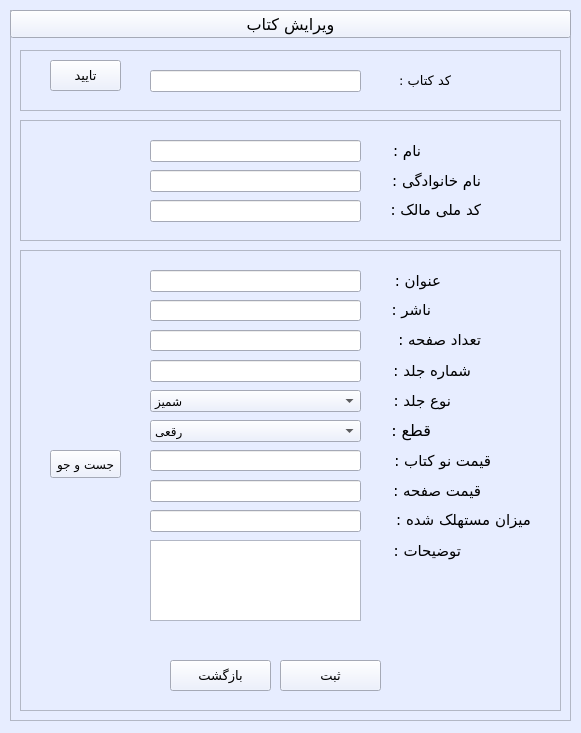
<?xml version="1.0" encoding="UTF-8"?>
<ui version="4.0">
 <class>edite_book</class>
 <widget class="QWidget" name="edite_book">
  <property name="geometry">
   <rect>
    <x>0</x>
    <y>0</y>
    <width>581</width>
    <height>733</height>
   </rect>
  </property>
  <property name="minimumSize">
   <size>
    <width>581</width>
    <height>733</height>
   </size>
  </property>
  <property name="maximumSize">
   <size>
    <width>581</width>
    <height>733</height>
   </size>
  </property>
  <property name="palette">
   <palette>
    <active>
     <colorrole role="WindowText">
      <brush brushstyle="SolidPattern">
       <color alpha="255">
        <red>0</red>
        <green>0</green>
        <blue>0</blue>
       </color>
      </brush>
     </colorrole>
     <colorrole role="Button">
      <brush brushstyle="SolidPattern">
       <color alpha="255">
        <red>231</red>
        <green>237</green>
        <blue>255</blue>
       </color>
      </brush>
     </colorrole>
     <colorrole role="Light">
      <brush brushstyle="SolidPattern">
       <color alpha="255">
        <red>255</red>
        <green>255</green>
        <blue>255</blue>
       </color>
      </brush>
     </colorrole>
     <colorrole role="Midlight">
      <brush brushstyle="SolidPattern">
       <color alpha="255">
        <red>243</red>
        <green>246</green>
        <blue>255</blue>
       </color>
      </brush>
     </colorrole>
     <colorrole role="Dark">
      <brush brushstyle="SolidPattern">
       <color alpha="255">
        <red>115</red>
        <green>118</green>
        <blue>127</blue>
       </color>
      </brush>
     </colorrole>
     <colorrole role="Mid">
      <brush brushstyle="SolidPattern">
       <color alpha="255">
        <red>154</red>
        <green>158</green>
        <blue>170</blue>
       </color>
      </brush>
     </colorrole>
     <colorrole role="Text">
      <brush brushstyle="SolidPattern">
       <color alpha="255">
        <red>0</red>
        <green>0</green>
        <blue>0</blue>
       </color>
      </brush>
     </colorrole>
     <colorrole role="BrightText">
      <brush brushstyle="SolidPattern">
       <color alpha="255">
        <red>255</red>
        <green>255</green>
        <blue>255</blue>
       </color>
      </brush>
     </colorrole>
     <colorrole role="ButtonText">
      <brush brushstyle="SolidPattern">
       <color alpha="255">
        <red>0</red>
        <green>0</green>
        <blue>0</blue>
       </color>
      </brush>
     </colorrole>
     <colorrole role="Base">
      <brush brushstyle="SolidPattern">
       <color alpha="255">
        <red>255</red>
        <green>255</green>
        <blue>255</blue>
       </color>
      </brush>
     </colorrole>
     <colorrole role="Window">
      <brush brushstyle="SolidPattern">
       <color alpha="255">
        <red>231</red>
        <green>237</green>
        <blue>255</blue>
       </color>
      </brush>
     </colorrole>
     <colorrole role="Shadow">
      <brush brushstyle="SolidPattern">
       <color alpha="255">
        <red>0</red>
        <green>0</green>
        <blue>0</blue>
       </color>
      </brush>
     </colorrole>
     <colorrole role="AlternateBase">
      <brush brushstyle="SolidPattern">
       <color alpha="255">
        <red>243</red>
        <green>246</green>
        <blue>255</blue>
       </color>
      </brush>
     </colorrole>
     <colorrole role="ToolTipBase">
      <brush brushstyle="SolidPattern">
       <color alpha="255">
        <red>255</red>
        <green>255</green>
        <blue>220</blue>
       </color>
      </brush>
     </colorrole>
     <colorrole role="ToolTipText">
      <brush brushstyle="SolidPattern">
       <color alpha="255">
        <red>0</red>
        <green>0</green>
        <blue>0</blue>
       </color>
      </brush>
     </colorrole>
    </active>
    <inactive>
     <colorrole role="WindowText">
      <brush brushstyle="SolidPattern">
       <color alpha="255">
        <red>0</red>
        <green>0</green>
        <blue>0</blue>
       </color>
      </brush>
     </colorrole>
     <colorrole role="Button">
      <brush brushstyle="SolidPattern">
       <color alpha="255">
        <red>231</red>
        <green>237</green>
        <blue>255</blue>
       </color>
      </brush>
     </colorrole>
     <colorrole role="Light">
      <brush brushstyle="SolidPattern">
       <color alpha="255">
        <red>255</red>
        <green>255</green>
        <blue>255</blue>
       </color>
      </brush>
     </colorrole>
     <colorrole role="Midlight">
      <brush brushstyle="SolidPattern">
       <color alpha="255">
        <red>243</red>
        <green>246</green>
        <blue>255</blue>
       </color>
      </brush>
     </colorrole>
     <colorrole role="Dark">
      <brush brushstyle="SolidPattern">
       <color alpha="255">
        <red>115</red>
        <green>118</green>
        <blue>127</blue>
       </color>
      </brush>
     </colorrole>
     <colorrole role="Mid">
      <brush brushstyle="SolidPattern">
       <color alpha="255">
        <red>154</red>
        <green>158</green>
        <blue>170</blue>
       </color>
      </brush>
     </colorrole>
     <colorrole role="Text">
      <brush brushstyle="SolidPattern">
       <color alpha="255">
        <red>0</red>
        <green>0</green>
        <blue>0</blue>
       </color>
      </brush>
     </colorrole>
     <colorrole role="BrightText">
      <brush brushstyle="SolidPattern">
       <color alpha="255">
        <red>255</red>
        <green>255</green>
        <blue>255</blue>
       </color>
      </brush>
     </colorrole>
     <colorrole role="ButtonText">
      <brush brushstyle="SolidPattern">
       <color alpha="255">
        <red>0</red>
        <green>0</green>
        <blue>0</blue>
       </color>
      </brush>
     </colorrole>
     <colorrole role="Base">
      <brush brushstyle="SolidPattern">
       <color alpha="255">
        <red>255</red>
        <green>255</green>
        <blue>255</blue>
       </color>
      </brush>
     </colorrole>
     <colorrole role="Window">
      <brush brushstyle="SolidPattern">
       <color alpha="255">
        <red>231</red>
        <green>237</green>
        <blue>255</blue>
       </color>
      </brush>
     </colorrole>
     <colorrole role="Shadow">
      <brush brushstyle="SolidPattern">
       <color alpha="255">
        <red>0</red>
        <green>0</green>
        <blue>0</blue>
       </color>
      </brush>
     </colorrole>
     <colorrole role="AlternateBase">
      <brush brushstyle="SolidPattern">
       <color alpha="255">
        <red>243</red>
        <green>246</green>
        <blue>255</blue>
       </color>
      </brush>
     </colorrole>
     <colorrole role="ToolTipBase">
      <brush brushstyle="SolidPattern">
       <color alpha="255">
        <red>255</red>
        <green>255</green>
        <blue>220</blue>
       </color>
      </brush>
     </colorrole>
     <colorrole role="ToolTipText">
      <brush brushstyle="SolidPattern">
       <color alpha="255">
        <red>0</red>
        <green>0</green>
        <blue>0</blue>
       </color>
      </brush>
     </colorrole>
    </inactive>
    <disabled>
     <colorrole role="WindowText">
      <brush brushstyle="SolidPattern">
       <color alpha="255">
        <red>115</red>
        <green>118</green>
        <blue>127</blue>
       </color>
      </brush>
     </colorrole>
     <colorrole role="Button">
      <brush brushstyle="SolidPattern">
       <color alpha="255">
        <red>231</red>
        <green>237</green>
        <blue>255</blue>
       </color>
      </brush>
     </colorrole>
     <colorrole role="Light">
      <brush brushstyle="SolidPattern">
       <color alpha="255">
        <red>255</red>
        <green>255</green>
        <blue>255</blue>
       </color>
      </brush>
     </colorrole>
     <colorrole role="Midlight">
      <brush brushstyle="SolidPattern">
       <color alpha="255">
        <red>243</red>
        <green>246</green>
        <blue>255</blue>
       </color>
      </brush>
     </colorrole>
     <colorrole role="Dark">
      <brush brushstyle="SolidPattern">
       <color alpha="255">
        <red>115</red>
        <green>118</green>
        <blue>127</blue>
       </color>
      </brush>
     </colorrole>
     <colorrole role="Mid">
      <brush brushstyle="SolidPattern">
       <color alpha="255">
        <red>154</red>
        <green>158</green>
        <blue>170</blue>
       </color>
      </brush>
     </colorrole>
     <colorrole role="Text">
      <brush brushstyle="SolidPattern">
       <color alpha="255">
        <red>115</red>
        <green>118</green>
        <blue>127</blue>
       </color>
      </brush>
     </colorrole>
     <colorrole role="BrightText">
      <brush brushstyle="SolidPattern">
       <color alpha="255">
        <red>255</red>
        <green>255</green>
        <blue>255</blue>
       </color>
      </brush>
     </colorrole>
     <colorrole role="ButtonText">
      <brush brushstyle="SolidPattern">
       <color alpha="255">
        <red>115</red>
        <green>118</green>
        <blue>127</blue>
       </color>
      </brush>
     </colorrole>
     <colorrole role="Base">
      <brush brushstyle="SolidPattern">
       <color alpha="255">
        <red>231</red>
        <green>237</green>
        <blue>255</blue>
       </color>
      </brush>
     </colorrole>
     <colorrole role="Window">
      <brush brushstyle="SolidPattern">
       <color alpha="255">
        <red>231</red>
        <green>237</green>
        <blue>255</blue>
       </color>
      </brush>
     </colorrole>
     <colorrole role="Shadow">
      <brush brushstyle="SolidPattern">
       <color alpha="255">
        <red>0</red>
        <green>0</green>
        <blue>0</blue>
       </color>
      </brush>
     </colorrole>
     <colorrole role="AlternateBase">
      <brush brushstyle="SolidPattern">
       <color alpha="255">
        <red>231</red>
        <green>237</green>
        <blue>255</blue>
       </color>
      </brush>
     </colorrole>
     <colorrole role="ToolTipBase">
      <brush brushstyle="SolidPattern">
       <color alpha="255">
        <red>255</red>
        <green>255</green>
        <blue>220</blue>
       </color>
      </brush>
     </colorrole>
     <colorrole role="ToolTipText">
      <brush brushstyle="SolidPattern">
       <color alpha="255">
        <red>0</red>
        <green>0</green>
        <blue>0</blue>
       </color>
      </brush>
     </colorrole>
    </disabled>
   </palette>
  </property>
  <property name="windowTitle">
   <string>ویرایش کتاب</string>
  </property>
  <widget class="QFrame" name="main_frame">
   <property name="geometry">
    <rect>
     <x>10</x>
     <y>10</y>
     <width>561</width>
     <height>711</height>
    </rect>
   </property>
   <property name="palette">
    <palette>
     <active>
      <colorrole role="WindowText">
       <brush brushstyle="SolidPattern">
        <color alpha="255">
         <red>0</red>
         <green>0</green>
         <blue>0</blue>
        </color>
       </brush>
      </colorrole>
      <colorrole role="Button">
       <brush brushstyle="SolidPattern">
        <color alpha="255">
         <red>231</red>
         <green>237</green>
         <blue>255</blue>
        </color>
       </brush>
      </colorrole>
      <colorrole role="Light">
       <brush brushstyle="SolidPattern">
        <color alpha="255">
         <red>255</red>
         <green>255</green>
         <blue>255</blue>
        </color>
       </brush>
      </colorrole>
      <colorrole role="Midlight">
       <brush brushstyle="SolidPattern">
        <color alpha="255">
         <red>243</red>
         <green>246</green>
         <blue>255</blue>
        </color>
       </brush>
      </colorrole>
      <colorrole role="Dark">
       <brush brushstyle="SolidPattern">
        <color alpha="255">
         <red>115</red>
         <green>118</green>
         <blue>127</blue>
        </color>
       </brush>
      </colorrole>
      <colorrole role="Mid">
       <brush brushstyle="SolidPattern">
        <color alpha="255">
         <red>154</red>
         <green>158</green>
         <blue>170</blue>
        </color>
       </brush>
      </colorrole>
      <colorrole role="Text">
       <brush brushstyle="SolidPattern">
        <color alpha="255">
         <red>0</red>
         <green>0</green>
         <blue>0</blue>
        </color>
       </brush>
      </colorrole>
      <colorrole role="BrightText">
       <brush brushstyle="SolidPattern">
        <color alpha="255">
         <red>255</red>
         <green>255</green>
         <blue>255</blue>
        </color>
       </brush>
      </colorrole>
      <colorrole role="ButtonText">
       <brush brushstyle="SolidPattern">
        <color alpha="255">
         <red>0</red>
         <green>0</green>
         <blue>0</blue>
        </color>
       </brush>
      </colorrole>
      <colorrole role="Base">
       <brush brushstyle="SolidPattern">
        <color alpha="255">
         <red>255</red>
         <green>255</green>
         <blue>255</blue>
        </color>
       </brush>
      </colorrole>
      <colorrole role="Window">
       <brush brushstyle="SolidPattern">
        <color alpha="255">
         <red>231</red>
         <green>237</green>
         <blue>255</blue>
        </color>
       </brush>
      </colorrole>
      <colorrole role="Shadow">
       <brush brushstyle="SolidPattern">
        <color alpha="255">
         <red>0</red>
         <green>0</green>
         <blue>0</blue>
        </color>
       </brush>
      </colorrole>
      <colorrole role="AlternateBase">
       <brush brushstyle="SolidPattern">
        <color alpha="255">
         <red>243</red>
         <green>246</green>
         <blue>255</blue>
        </color>
       </brush>
      </colorrole>
      <colorrole role="ToolTipBase">
       <brush brushstyle="SolidPattern">
        <color alpha="255">
         <red>255</red>
         <green>255</green>
         <blue>220</blue>
        </color>
       </brush>
      </colorrole>
      <colorrole role="ToolTipText">
       <brush brushstyle="SolidPattern">
        <color alpha="255">
         <red>0</red>
         <green>0</green>
         <blue>0</blue>
        </color>
       </brush>
      </colorrole>
     </active>
     <inactive>
      <colorrole role="WindowText">
       <brush brushstyle="SolidPattern">
        <color alpha="255">
         <red>0</red>
         <green>0</green>
         <blue>0</blue>
        </color>
       </brush>
      </colorrole>
      <colorrole role="Button">
       <brush brushstyle="SolidPattern">
        <color alpha="255">
         <red>231</red>
         <green>237</green>
         <blue>255</blue>
        </color>
       </brush>
      </colorrole>
      <colorrole role="Light">
       <brush brushstyle="SolidPattern">
        <color alpha="255">
         <red>255</red>
         <green>255</green>
         <blue>255</blue>
        </color>
       </brush>
      </colorrole>
      <colorrole role="Midlight">
       <brush brushstyle="SolidPattern">
        <color alpha="255">
         <red>243</red>
         <green>246</green>
         <blue>255</blue>
        </color>
       </brush>
      </colorrole>
      <colorrole role="Dark">
       <brush brushstyle="SolidPattern">
        <color alpha="255">
         <red>115</red>
         <green>118</green>
         <blue>127</blue>
        </color>
       </brush>
      </colorrole>
      <colorrole role="Mid">
       <brush brushstyle="SolidPattern">
        <color alpha="255">
         <red>154</red>
         <green>158</green>
         <blue>170</blue>
        </color>
       </brush>
      </colorrole>
      <colorrole role="Text">
       <brush brushstyle="SolidPattern">
        <color alpha="255">
         <red>0</red>
         <green>0</green>
         <blue>0</blue>
        </color>
       </brush>
      </colorrole>
      <colorrole role="BrightText">
       <brush brushstyle="SolidPattern">
        <color alpha="255">
         <red>255</red>
         <green>255</green>
         <blue>255</blue>
        </color>
       </brush>
      </colorrole>
      <colorrole role="ButtonText">
       <brush brushstyle="SolidPattern">
        <color alpha="255">
         <red>0</red>
         <green>0</green>
         <blue>0</blue>
        </color>
       </brush>
      </colorrole>
      <colorrole role="Base">
       <brush brushstyle="SolidPattern">
        <color alpha="255">
         <red>255</red>
         <green>255</green>
         <blue>255</blue>
        </color>
       </brush>
      </colorrole>
      <colorrole role="Window">
       <brush brushstyle="SolidPattern">
        <color alpha="255">
         <red>231</red>
         <green>237</green>
         <blue>255</blue>
        </color>
       </brush>
      </colorrole>
      <colorrole role="Shadow">
       <brush brushstyle="SolidPattern">
        <color alpha="255">
         <red>0</red>
         <green>0</green>
         <blue>0</blue>
        </color>
       </brush>
      </colorrole>
      <colorrole role="AlternateBase">
       <brush brushstyle="SolidPattern">
        <color alpha="255">
         <red>243</red>
         <green>246</green>
         <blue>255</blue>
        </color>
       </brush>
      </colorrole>
      <colorrole role="ToolTipBase">
       <brush brushstyle="SolidPattern">
        <color alpha="255">
         <red>255</red>
         <green>255</green>
         <blue>220</blue>
        </color>
       </brush>
      </colorrole>
      <colorrole role="ToolTipText">
       <brush brushstyle="SolidPattern">
        <color alpha="255">
         <red>0</red>
         <green>0</green>
         <blue>0</blue>
        </color>
       </brush>
      </colorrole>
     </inactive>
     <disabled>
      <colorrole role="WindowText">
       <brush brushstyle="SolidPattern">
        <color alpha="255">
         <red>115</red>
         <green>118</green>
         <blue>127</blue>
        </color>
       </brush>
      </colorrole>
      <colorrole role="Button">
       <brush brushstyle="SolidPattern">
        <color alpha="255">
         <red>231</red>
         <green>237</green>
         <blue>255</blue>
        </color>
       </brush>
      </colorrole>
      <colorrole role="Light">
       <brush brushstyle="SolidPattern">
        <color alpha="255">
         <red>255</red>
         <green>255</green>
         <blue>255</blue>
        </color>
       </brush>
      </colorrole>
      <colorrole role="Midlight">
       <brush brushstyle="SolidPattern">
        <color alpha="255">
         <red>243</red>
         <green>246</green>
         <blue>255</blue>
        </color>
       </brush>
      </colorrole>
      <colorrole role="Dark">
       <brush brushstyle="SolidPattern">
        <color alpha="255">
         <red>115</red>
         <green>118</green>
         <blue>127</blue>
        </color>
       </brush>
      </colorrole>
      <colorrole role="Mid">
       <brush brushstyle="SolidPattern">
        <color alpha="255">
         <red>154</red>
         <green>158</green>
         <blue>170</blue>
        </color>
       </brush>
      </colorrole>
      <colorrole role="Text">
       <brush brushstyle="SolidPattern">
        <color alpha="255">
         <red>115</red>
         <green>118</green>
         <blue>127</blue>
        </color>
       </brush>
      </colorrole>
      <colorrole role="BrightText">
       <brush brushstyle="SolidPattern">
        <color alpha="255">
         <red>255</red>
         <green>255</green>
         <blue>255</blue>
        </color>
       </brush>
      </colorrole>
      <colorrole role="ButtonText">
       <brush brushstyle="SolidPattern">
        <color alpha="255">
         <red>115</red>
         <green>118</green>
         <blue>127</blue>
        </color>
       </brush>
      </colorrole>
      <colorrole role="Base">
       <brush brushstyle="SolidPattern">
        <color alpha="255">
         <red>231</red>
         <green>237</green>
         <blue>255</blue>
        </color>
       </brush>
      </colorrole>
      <colorrole role="Window">
       <brush brushstyle="SolidPattern">
        <color alpha="255">
         <red>231</red>
         <green>237</green>
         <blue>255</blue>
        </color>
       </brush>
      </colorrole>
      <colorrole role="Shadow">
       <brush brushstyle="SolidPattern">
        <color alpha="255">
         <red>0</red>
         <green>0</green>
         <blue>0</blue>
        </color>
       </brush>
      </colorrole>
      <colorrole role="AlternateBase">
       <brush brushstyle="SolidPattern">
        <color alpha="255">
         <red>231</red>
         <green>237</green>
         <blue>255</blue>
        </color>
       </brush>
      </colorrole>
      <colorrole role="ToolTipBase">
       <brush brushstyle="SolidPattern">
        <color alpha="255">
         <red>255</red>
         <green>255</green>
         <blue>220</blue>
        </color>
       </brush>
      </colorrole>
      <colorrole role="ToolTipText">
       <brush brushstyle="SolidPattern">
        <color alpha="255">
         <red>0</red>
         <green>0</green>
         <blue>0</blue>
        </color>
       </brush>
      </colorrole>
     </disabled>
    </palette>
   </property>
   <property name="frameShape">
    <enum>QFrame::StyledPanel</enum>
   </property>
   <property name="frameShadow">
    <enum>QFrame::Sunken</enum>
   </property>
   <widget class="QPushButton" name="editebook_btn">
    <property name="geometry">
     <rect>
      <x>0</x>
      <y>0</y>
      <width>561</width>
      <height>28</height>
     </rect>
    </property>
    <property name="font">
     <font>
      <family>2  Yekan</family>
      <pointsize>12</pointsize>
     </font>
    </property>
    <property name="text">
     <string>ویرایش کتاب</string>
    </property>
   </widget>
   <widget class="QFrame" name="ownerinfo_frame">
    <property name="geometry">
     <rect>
      <x>10</x>
      <y>110</y>
      <width>541</width>
      <height>121</height>
     </rect>
    </property>
    <property name="frameShape">
     <enum>QFrame::StyledPanel</enum>
    </property>
    <property name="frameShadow">
     <enum>QFrame::Sunken</enum>
    </property>
    <widget class="QLineEdit" name="name_entry">
     <property name="geometry">
      <rect>
       <x>130</x>
       <y>20</y>
       <width>211</width>
       <height>22</height>
      </rect>
     </property>
    </widget>
    <widget class="QLineEdit" name="family_entry">
     <property name="geometry">
      <rect>
       <x>130</x>
       <y>50</y>
       <width>211</width>
       <height>22</height>
      </rect>
     </property>
    </widget>
    <widget class="QLineEdit" name="mellicode_entry">
     <property name="geometry">
      <rect>
       <x>130</x>
       <y>80</y>
       <width>211</width>
       <height>22</height>
      </rect>
     </property>
    </widget>
    <widget class="QLabel" name="name_lbl">
     <property name="geometry">
      <rect>
       <x>360</x>
       <y>20</y>
       <width>41</width>
       <height>21</height>
      </rect>
     </property>
     <property name="font">
      <font>
       <family>2  Yekan</family>
       <pointsize>11</pointsize>
      </font>
     </property>
     <property name="text">
      <string>نام :</string>
     </property>
    </widget>
    <widget class="QLabel" name="family_lbl">
     <property name="geometry">
      <rect>
       <x>360</x>
       <y>50</y>
       <width>101</width>
       <height>21</height>
      </rect>
     </property>
     <property name="font">
      <font>
       <family>2  Yekan</family>
       <pointsize>11</pointsize>
      </font>
     </property>
     <property name="text">
      <string>نام خانوادگی :</string>
     </property>
    </widget>
    <widget class="QLabel" name="mellicode_lbl">
     <property name="geometry">
      <rect>
       <x>370</x>
       <y>80</y>
       <width>91</width>
       <height>20</height>
      </rect>
     </property>
     <property name="font">
      <font>
       <family>2  Yekan</family>
       <pointsize>11</pointsize>
      </font>
     </property>
     <property name="text">
      <string>کد ملی مالک :</string>
     </property>
    </widget>
   </widget>
   <widget class="QFrame" name="bookinfo_frame">
    <property name="geometry">
     <rect>
      <x>10</x>
      <y>240</y>
      <width>541</width>
      <height>461</height>
     </rect>
    </property>
    <property name="frameShape">
     <enum>QFrame::StyledPanel</enum>
    </property>
    <property name="frameShadow">
     <enum>QFrame::Sunken</enum>
    </property>
    <widget class="QLineEdit" name="title_entry">
     <property name="geometry">
      <rect>
       <x>130</x>
       <y>20</y>
       <width>211</width>
       <height>22</height>
      </rect>
     </property>
    </widget>
    <widget class="QComboBox" name="covertype_comboBox">
     <property name="geometry">
      <rect>
       <x>130</x>
       <y>140</y>
       <width>211</width>
       <height>22</height>
      </rect>
     </property>
     <item>
      <property name="text">
       <string>شمیز</string>
      </property>
     </item>
     <item>
      <property name="text">
       <string>سخت</string>
      </property>
     </item>
     <item>
      <property name="text">
       <string>روکش دار</string>
      </property>
     </item>
    </widget>
    <widget class="QLineEdit" name="publisher_entry">
     <property name="geometry">
      <rect>
       <x>130</x>
       <y>50</y>
       <width>211</width>
       <height>21</height>
      </rect>
     </property>
    </widget>
    <widget class="QLabel" name="title_lbl">
     <property name="geometry">
      <rect>
       <x>370</x>
       <y>20</y>
       <width>51</width>
       <height>21</height>
      </rect>
     </property>
     <property name="font">
      <font>
       <family>2  Yekan</family>
       <pointsize>11</pointsize>
      </font>
     </property>
     <property name="layoutDirection">
      <enum>Qt::RightToLeft</enum>
     </property>
     <property name="text">
      <string>عنوان :</string>
     </property>
    </widget>
    <widget class="QLabel" name="publisher_lbl">
     <property name="geometry">
      <rect>
       <x>370</x>
       <y>50</y>
       <width>41</width>
       <height>20</height>
      </rect>
     </property>
     <property name="font">
      <font>
       <family>2  Yekan</family>
       <pointsize>11</pointsize>
      </font>
     </property>
     <property name="layoutDirection">
      <enum>Qt::RightToLeft</enum>
     </property>
     <property name="text">
      <string>ناشر :</string>
     </property>
    </widget>
    <widget class="QLabel" name="pagenumber_lbl">
     <property name="geometry">
      <rect>
       <x>370</x>
       <y>80</y>
       <width>91</width>
       <height>20</height>
      </rect>
     </property>
     <property name="font">
      <font>
       <family>2  Yekan</family>
       <pointsize>11</pointsize>
      </font>
     </property>
     <property name="text">
      <string>تعداد صفحه :</string>
     </property>
    </widget>
    <widget class="QLineEdit" name="pagenumber_entry">
     <property name="geometry">
      <rect>
       <x>130</x>
       <y>80</y>
       <width>211</width>
       <height>21</height>
      </rect>
     </property>
    </widget>
    <widget class="QLabel" name="covertype_lbl">
     <property name="geometry">
      <rect>
       <x>370</x>
       <y>130</y>
       <width>61</width>
       <height>41</height>
      </rect>
     </property>
     <property name="font">
      <font>
       <family>2  Yekan</family>
       <pointsize>11</pointsize>
      </font>
     </property>
     <property name="text">
      <string>نوع جلد :</string>
     </property>
    </widget>
    <widget class="QLabel" name="vnumber_lbl">
     <property name="geometry">
      <rect>
       <x>370</x>
       <y>100</y>
       <width>81</width>
       <height>41</height>
      </rect>
     </property>
     <property name="font">
      <font>
       <family>2  Yekan</family>
       <pointsize>11</pointsize>
      </font>
     </property>
     <property name="text">
      <string>شماره جلد :</string>
     </property>
    </widget>
    <widget class="QLineEdit" name="vnumber_entry">
     <property name="geometry">
      <rect>
       <x>130</x>
       <y>110</y>
       <width>211</width>
       <height>22</height>
      </rect>
     </property>
     <property name="text">
      <string/>
     </property>
    </widget>
    <widget class="QLabel" name="size_lbl">
     <property name="geometry">
      <rect>
       <x>370</x>
       <y>160</y>
       <width>41</width>
       <height>41</height>
      </rect>
     </property>
     <property name="font">
      <font>
       <family>2  Yekan</family>
       <pointsize>12</pointsize>
      </font>
     </property>
     <property name="text">
      <string>قطع :</string>
     </property>
    </widget>
    <widget class="QComboBox" name="size_combobox">
     <property name="geometry">
      <rect>
       <x>130</x>
       <y>170</y>
       <width>211</width>
       <height>22</height>
      </rect>
     </property>
     <item>
      <property name="text">
       <string>رقعی</string>
      </property>
     </item>
     <item>
      <property name="text">
       <string>وزیری</string>
      </property>
     </item>
     <item>
      <property name="text">
       <string>پالتویی</string>
      </property>
     </item>
     <item>
      <property name="text">
       <string>نیم وزیری</string>
      </property>
     </item>
     <item>
      <property name="text">
       <string>دیگر</string>
      </property>
     </item>
    </widget>
    <widget class="QLineEdit" name="price_entry">
     <property name="geometry">
      <rect>
       <x>130</x>
       <y>200</y>
       <width>211</width>
       <height>21</height>
      </rect>
     </property>
    </widget>
    <widget class="QLabel" name="price_lbl">
     <property name="geometry">
      <rect>
       <x>360</x>
       <y>200</y>
       <width>111</width>
       <height>21</height>
      </rect>
     </property>
     <property name="font">
      <font>
       <family>2  Yekan</family>
       <pointsize>11</pointsize>
      </font>
     </property>
     <property name="text">
      <string>قیمت نو کتاب :</string>
     </property>
    </widget>
    <widget class="QLineEdit" name="pageprice_entry">
     <property name="geometry">
      <rect>
       <x>130</x>
       <y>230</y>
       <width>211</width>
       <height>22</height>
      </rect>
     </property>
    </widget>
    <widget class="QLabel" name="pageprice_lbl">
     <property name="geometry">
      <rect>
       <x>370</x>
       <y>230</y>
       <width>91</width>
       <height>21</height>
      </rect>
     </property>
     <property name="font">
      <font>
       <family>2  Yekan</family>
       <pointsize>11</pointsize>
      </font>
     </property>
     <property name="text">
      <string>قیمت صفحه :</string>
     </property>
    </widget>
    <widget class="QLabel" name="depreciation_rate_lbl">
     <property name="geometry">
      <rect>
       <x>370</x>
       <y>260</y>
       <width>141</width>
       <height>20</height>
      </rect>
     </property>
     <property name="font">
      <font>
       <family>2  Yekan</family>
       <pointsize>11</pointsize>
      </font>
     </property>
     <property name="text">
      <string>میزان مستهلک شده :</string>
     </property>
    </widget>
    <widget class="QLineEdit" name="depreciation_rate_entry">
     <property name="geometry">
      <rect>
       <x>130</x>
       <y>260</y>
       <width>211</width>
       <height>22</height>
      </rect>
     </property>
    </widget>
    <widget class="QPushButton" name="save_btn">
     <property name="geometry">
      <rect>
       <x>260</x>
       <y>410</y>
       <width>101</width>
       <height>31</height>
      </rect>
     </property>
     <property name="font">
      <font>
       <family>2  Yekan</family>
       <pointsize>10</pointsize>
      </font>
     </property>
     <property name="text">
      <string>ثبت</string>
     </property>
    </widget>
    <widget class="QPushButton" name="return_btn">
     <property name="geometry">
      <rect>
       <x>150</x>
       <y>410</y>
       <width>101</width>
       <height>31</height>
      </rect>
     </property>
     <property name="font">
      <font>
       <family>2  Yekan</family>
       <pointsize>10</pointsize>
      </font>
     </property>
     <property name="text">
      <string>بازگشت</string>
     </property>
    </widget>
    <widget class="QLabel" name="bookexplane_lbl">
     <property name="geometry">
      <rect>
       <x>370</x>
       <y>280</y>
       <width>71</width>
       <height>41</height>
      </rect>
     </property>
     <property name="font">
      <font>
       <family>2  Yekan</family>
       <pointsize>11</pointsize>
      </font>
     </property>
     <property name="text">
      <string>توضیحات :</string>
     </property>
    </widget>
    <widget class="QTextEdit" name="bookexplane_textEdit">
     <property name="geometry">
      <rect>
       <x>130</x>
       <y>290</y>
       <width>211</width>
       <height>81</height>
      </rect>
     </property>
    </widget>
    <widget class="QPushButton" name="search_btn">
     <property name="geometry">
      <rect>
       <x>30</x>
       <y>200</y>
       <width>71</width>
       <height>28</height>
      </rect>
     </property>
     <property name="font">
      <font>
       <family>2  Yekan</family>
       <pointsize>9</pointsize>
      </font>
     </property>
     <property name="text">
      <string>جست و جو</string>
     </property>
    </widget>
   </widget>
   <widget class="QFrame" name="search_frame">
    <property name="geometry">
     <rect>
      <x>10</x>
      <y>40</y>
      <width>541</width>
      <height>61</height>
     </rect>
    </property>
    <property name="frameShape">
     <enum>QFrame::StyledPanel</enum>
    </property>
    <property name="frameShadow">
     <enum>QFrame::Sunken</enum>
    </property>
    <widget class="QPushButton" name="confirm_btn">
     <property name="geometry">
      <rect>
       <x>30</x>
       <y>10</y>
       <width>71</width>
       <height>31</height>
      </rect>
     </property>
     <property name="font">
      <font>
       <family>2  Yekan</family>
       <pointsize>10</pointsize>
      </font>
     </property>
     <property name="text">
      <string>تایید</string>
     </property>
    </widget>
    <widget class="QLineEdit" name="bcode_entry">
     <property name="geometry">
      <rect>
       <x>130</x>
       <y>20</y>
       <width>211</width>
       <height>22</height>
      </rect>
     </property>
     <property name="text">
      <string/>
     </property>
    </widget>
    <widget class="QLabel" name="bcode_lbl">
     <property name="geometry">
      <rect>
       <x>370</x>
       <y>20</y>
       <width>61</width>
       <height>20</height>
      </rect>
     </property>
     <property name="font">
      <font>
       <family>2  Yekan</family>
       <pointsize>10</pointsize>
      </font>
     </property>
     <property name="text">
      <string>کد کتاب :</string>
     </property>
    </widget>
   </widget>
  </widget>
 </widget>
 <resources/>
 <connections/>
</ui>
